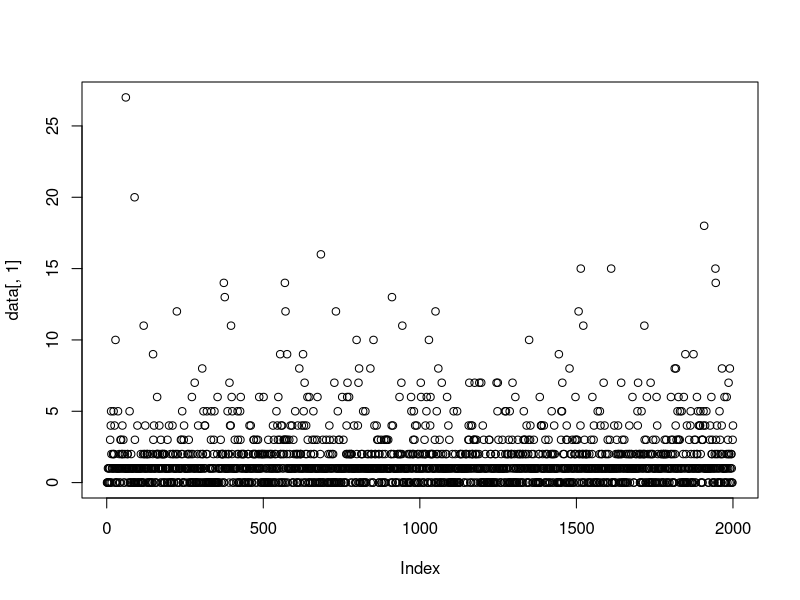
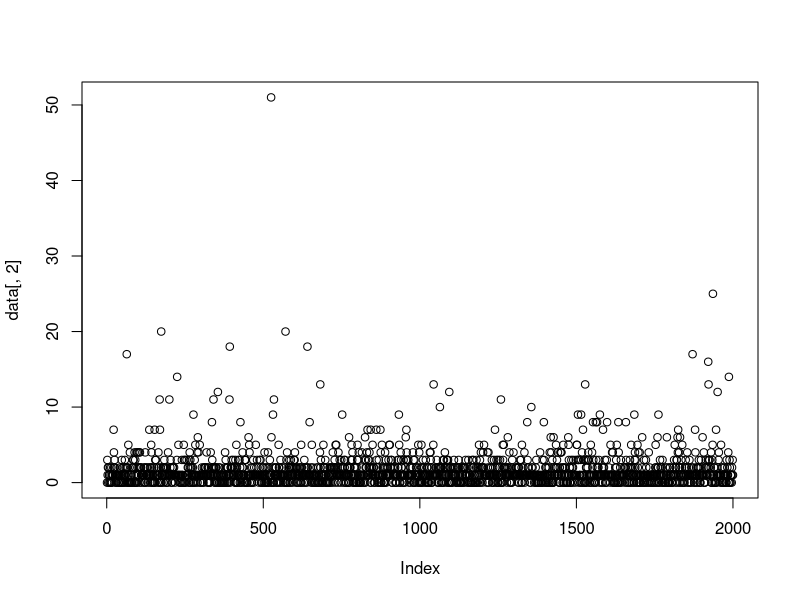

Source code (R) for these figures, in order:
setwd("D:/Study/MSIT/2nd Year/DataScience_2019501007/Data Mining/DM Assignment2")

data <- read.csv("myfirstdata.csv", header = FALSE)

head(data) # Gives us the head of the data

names(data) #Column Names

str(data) #description of each column of dataset

dim(data) #dimensions of data Rows by Columns

plot(data[ , 1]) #plots the data of only first column

plot(data[ , 2]) #plots the data of only second column

data1 <- read.csv("myfirstdata.csv", header = FALSE)

head(data1)